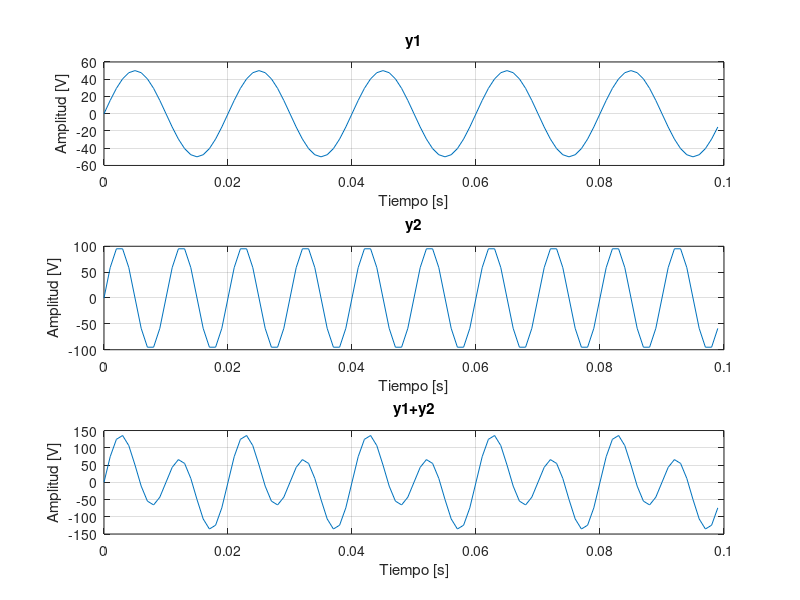

Source code (MATLAB): (Note: this script raises an error after producing the figure.)
clc
clear all

%% Señales

A1 = 50;
f1 = 50;
A2 = 100;
f2 = 100;
L = 1e+2;
Fs = 10e+2;
Ts = 1/Fs; 
t = (0:L-1)*Ts;

y1 = A1*sin(2*pi*f1*t);
y2 = A2*sin(2*pi*f2*t);
y = y1+y2;
y_o = y1+y2;

figure(1)
subplot(3,1,1)
plot(t,y1)
xlabel('Tiempo [s]')
ylabel('Amplitud [V]')
title('y1')
grid('on')
subplot(3,1,2)
plot(t,y2)
xlabel('Tiempo [s]')
ylabel('Amplitud [V]')
title('y2')
grid('on')
subplot(3,1,3)
plot(t,y)
xlabel('Tiempo [s]')
ylabel('Amplitud [V]')
title('y1+y2')
grid('on')

%% Fourier

[xf, yf] = fourier(y, Fs, L);

figure(2)
subplot(2,1,1)
plot(t,y)
xlabel('Tiempo [s]')
ylabel('Amplitud [V]')
title('y1+y2')
grid('on')
subplot(2,1,2)
stem(xf, yf)
xlabel('Frecuencia [Hz]')
ylabel('Amplitud')
title('Frecuencias y1+y2')
grid('on')

%% Filtrado ideal

Y = fft(y);
%stem(abs(Y)) para saber las posiciones
Y(11) = 0;
Y(91) = 0;

y_f = ifft(Y);
[xf, yf] = fourier(y_f, Fs, L);

figure(3)
subplot(2,1,1)
plot(t,y_f)
xlabel('Tiempo [s]')
ylabel('Amplitud [V]')
title('y1+y2 filtrada: y1')
grid('on')
subplot(2,1,2)
stem(xf, yf)
xlabel('Frecuencia [Hz]')
ylabel('Amplitud')
title('Frecuencias y1+y2 filtrada: y1')
grid('on')

%% Filtrado

y_o_f = lowpass(y_o, 80, Fs);
[xf, yf] = fourier(y_o_f, Fs, L);

figure(4)
subplot(2,1,1)
plot(t,y_o_f)
xlabel('Tiempo [s]')
ylabel('Amplitud [V]')
title('y1+y2 filtrada: y1')
grid('on')
subplot(2,1,2)
stem(xf, yf)
xlabel('Frecuencia [Hz]')
ylabel('Amplitud')
title('Frecuencias y1+y2 filtrada: y1')
grid('on')

